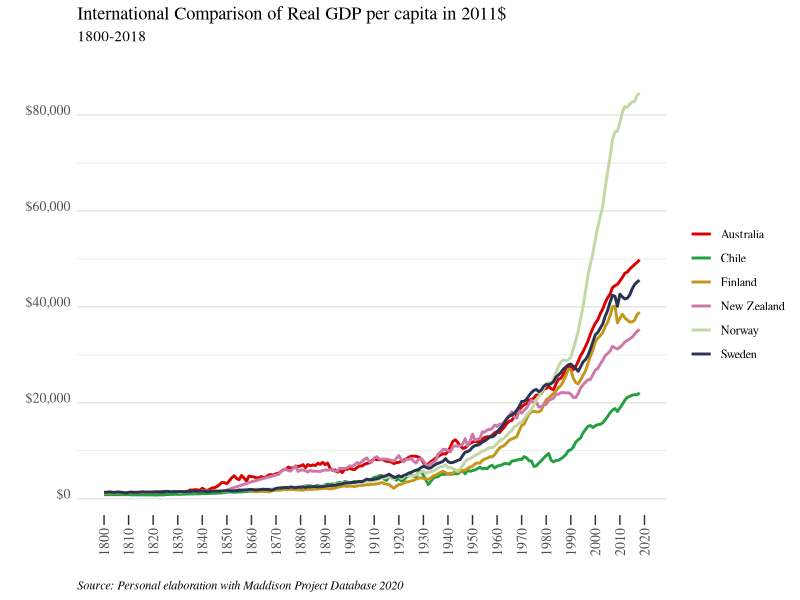
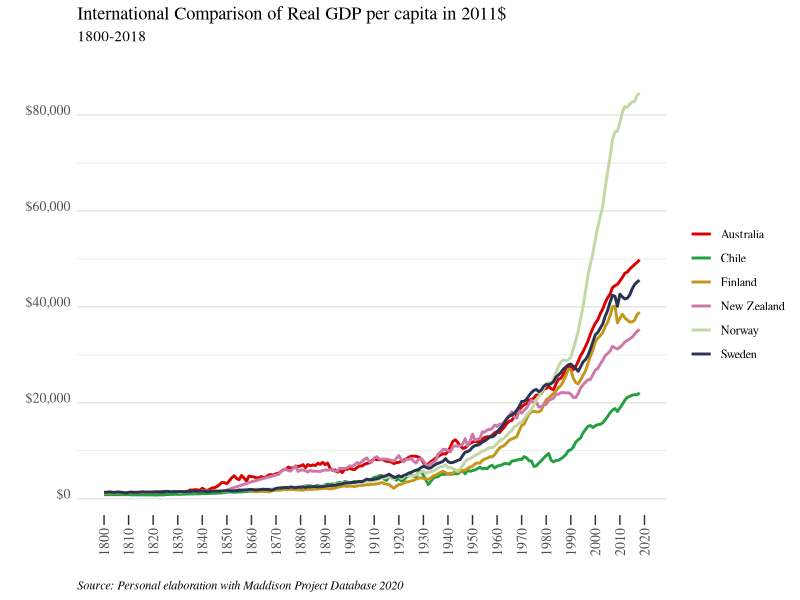
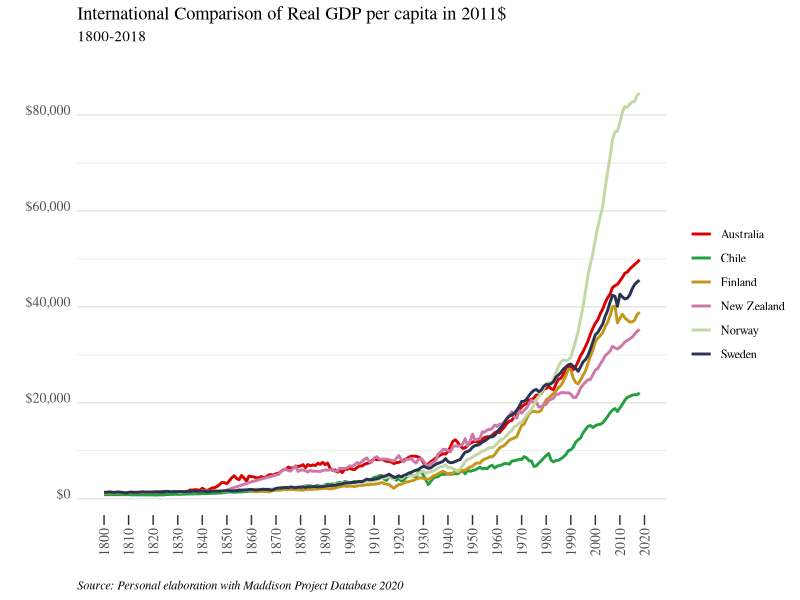

Recreate these plots in R, in order. (Note: this script raises an error after producing the figures.)
## ---- chunk 1
library(readxl)
library(ggplot2)
library(Cairo)
library(scales)
library(ggthemes)
library(dplyr)

## ---- chunk 2
mpd2020 <- as.data.frame(read_excel("mpd2020.xlsx", sheet = "Full data"))

## ---- chunk 3
unique(mpd2020[c("countrycode", "country")])

## ---- chunk 4
  mpd2020 %>% 
  filter(countrycode == "CHL") %>%
  summary()
## ---- chunk 5
df_graf1 <- mpd2020 %>%
  filter(countrycode %in% c("CHL", "NOR", "SWE", "FIN", "NZL", "AUS"),
         year>=1800)

## ---- chunk 6
my_palette = c("#DA0000", "#239f40", "#C4961A", "#CC79A7", "#C3D7A4", "#293352")

g1 <- ggplot(data = df_graf1, aes(year, gdppc, color=country)) +
  geom_line(size = 1) +
  labs(title = "International Comparison of Real GDP per capita in 2011$",
       subtitle = "1800-2018",
       caption = "Source: Personal elaboration with Maddison Project Database 2020",
       x = "",
       y = "",
       col = NULL) +
  scale_color_manual(values = my_palette) +
  scale_x_continuous(breaks=seq(1800,2020, by = 10), position = "bottom") +
  scale_y_continuous(labels = dollar) +
  theme_tufte() +
  theme(plot.title = element_text(size = rel(1.2)),
        plot.subtitle = element_text(size = rel(1), margin=margin(0,0,20,0)),
        plot.caption = element_text(hjust = 0, face= "italic"),
        axis.text.x = element_text(angle = 90, vjust=.5, size = 10),
        axis.text.y = element_text(angle = 0, vjust=0, size = 10),
        axis.ticks.length.x = unit(.25, "cm"),
        axis.ticks.x = element_line(size = .5),
        axis.ticks.y = element_blank(),
        panel.grid.major.y = element_line(colour = "grey90"),
        panel.grid.minor.y = element_line(colour = "grey90"))

## ---- chunk 7
# Para guardar en formato png
ggsave(g1, filename = "plot.png", type = 'cairo', dpi = 300,
 width = 18, height = 13.5, units = "cm")

# Para guardar con más calidad (pdf o eps)
ggsave(g1, filename = "plot.png", type = 'cairo', dpi = 300,
 width = 18, height = 13.5, units = "cm")

ggsave(g1, filename = "plot.eps", device = cairo_ps, dpi = 300,
 width = 18, height = 13.5, units = "cm")
## ---- chunk 8
knitr::include_graphics("plot.png")
